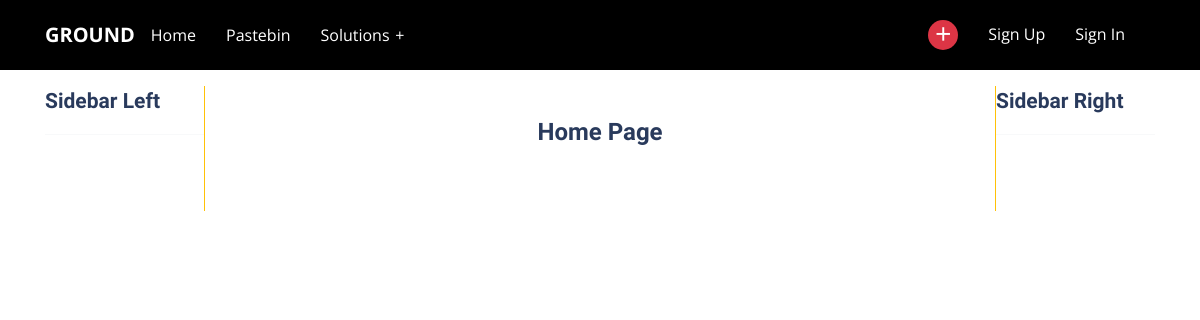
Before: / with the older database file.
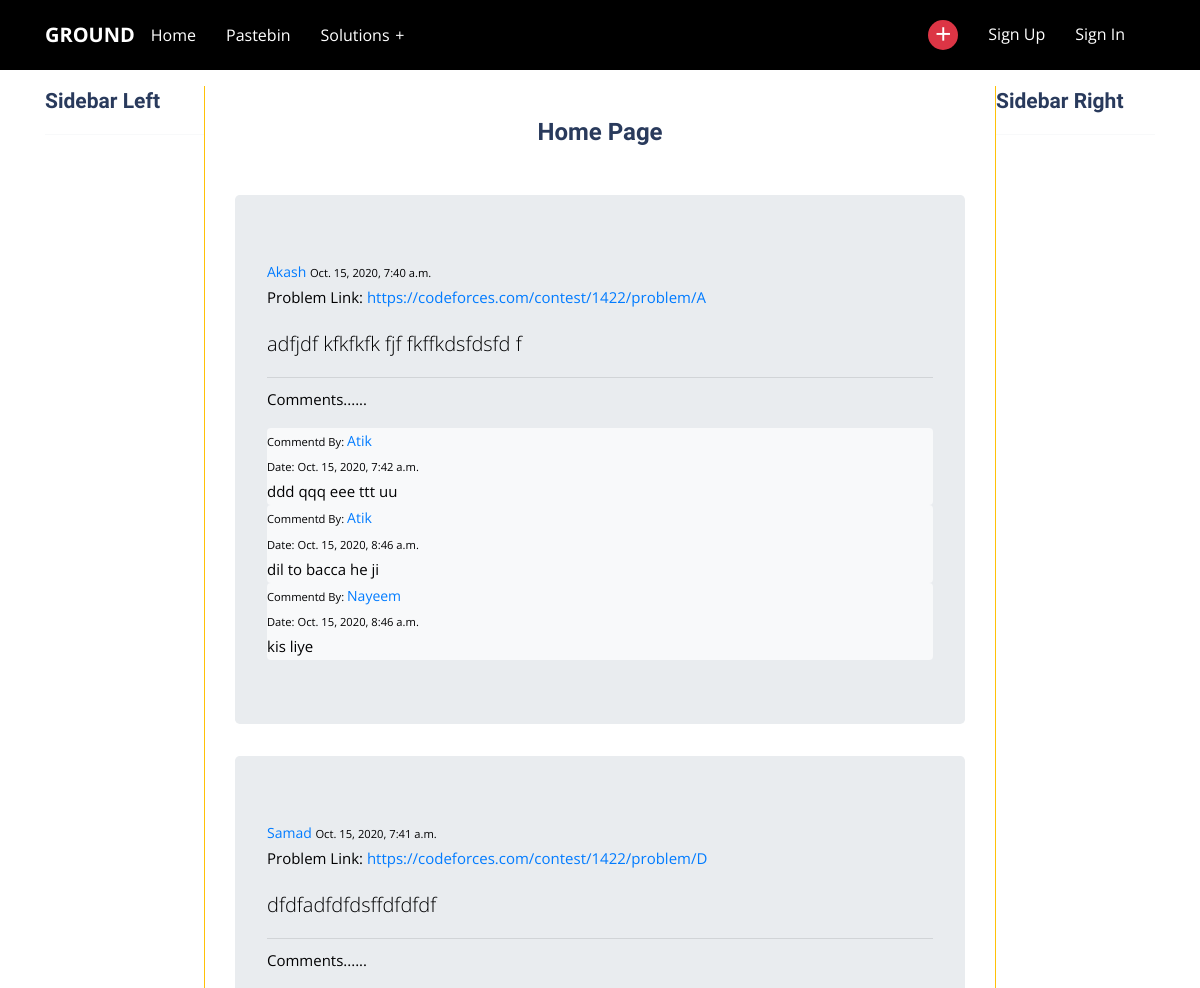
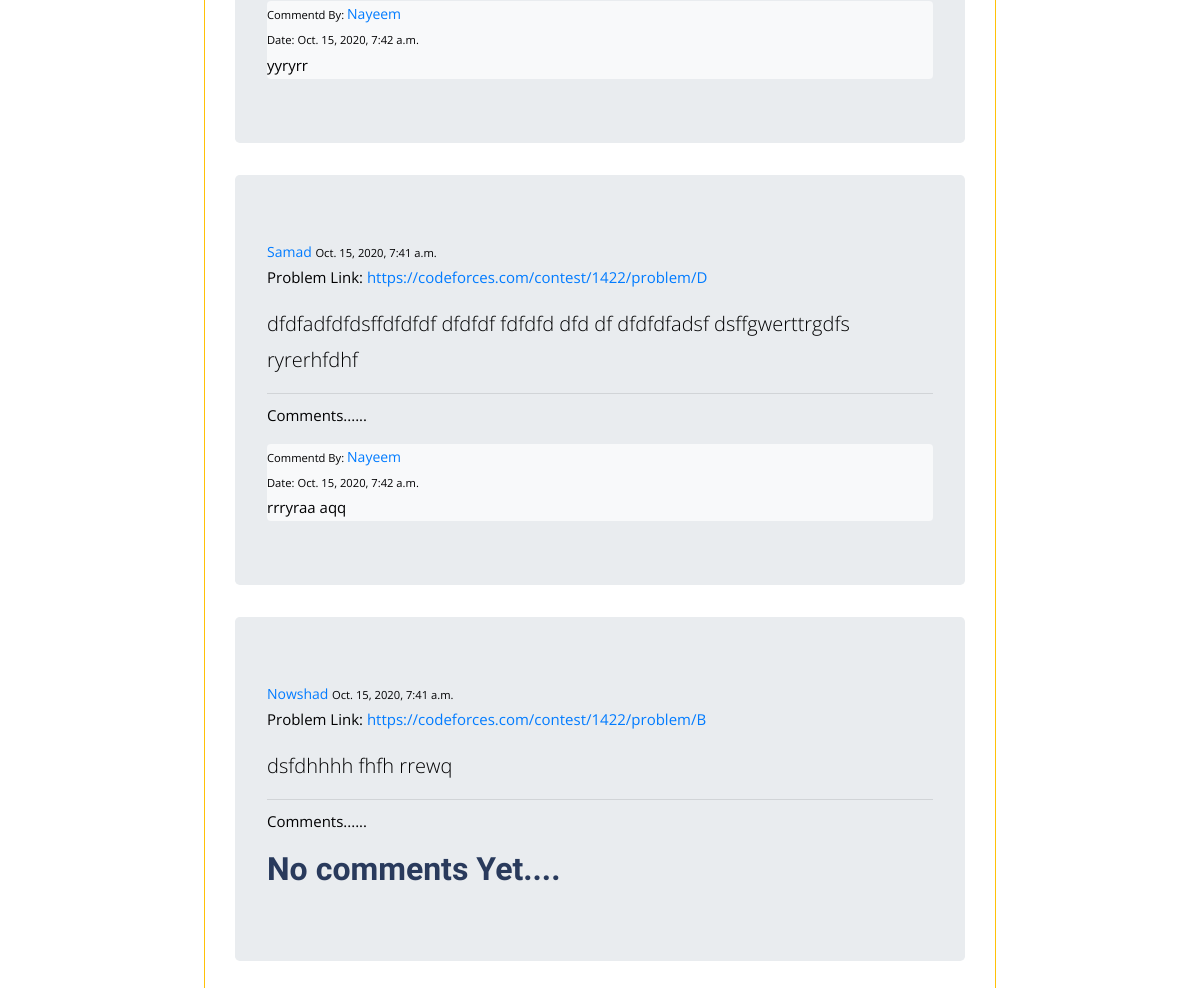
After: the same page with the newer database file (2 pictures, top to bottom).
### posts/models.py (models this page shows, shortened)
class Post(models.Model):
    content = models.CharField(max_length=80)
    date = models.DateTimeField(auto_now=True)
    postlink = models.ForeignKey(Link,on_delete=models.CASCADE,related_name="problem")
    user = models.ForeignKey(User,on_delete=models.CASCADE)

class Link(models.Model):
    address = models.CharField(max_length=100)
    addressname = models.CharField(max_length=80)
    user = models.ForeignKey(User,on_delete=models.CASCADE)
    def __str__(self):
        return self.address

class Comment(models.Model):
    body = models.CharField(max_length=75)
    date = models.DateTimeField(auto_now=True)
    post = models.ForeignKey(Post,on_delete=models.CASCADE,related_name="comments")
    user = models.ForeignKey(User,on_delete=models.CASCADE)

### home/views.py (the view)
# urls.py: 2. Add a URL to urlpatterns:  path('', views.home, name='home')
def home(request):
    all_posts=Post.objects.all()
    context={
        'all_posts':all_posts
    }
    return render(request,'home/home.html',context)

### home/templates/home/home.html (shortened to what this page needs)
{% extends 'home/base.html' %}
{% load static %}
{% block content %}
<div class="row">
{% include 'home/sidebarLeft.html' %}
    <div class="col-lg-8">
        <h4 class="text-center my-5">Home Page</h4>
        <div class="row-full">
            {% for post in all_posts %}
                <div class="jumbotron">
                    <a href="">{{post.user}}</a>
                    <small>{{post.date}}</small>
                    <p>Problem Link: <a href="{{post.postlink}}">{{post.postlink}}</a></p>
                    <p class="lead">{{post.content}}</p>
                    <hr class="my-2">
                    <p>Comments......</p>
                    {% if not post.comments.all %}
                        <h2>No comments Yet....</h2>
                    {% else %}
                        {% for comment in post.comments.all %}
                            <div class="row-full rounded bg-light">
                                <small>Commentd By: </small>
                                <a href="">{{comment.user}}</a><br>
                                <small>Date: </small>
                                <small>{{comment.date}}</small>
                                <p>{{comment.body}}</p>
                            </div>
                        {% endfor %}
                    {% endif %}
                </div>
            {% endfor %}
        </div>
    </div>
    {% include 'home/sidebarRight.html' %}
</div>
{% endblock content %}

### home/templates/home/base.html (shortened to what this page needs)
<!DOCTYPE html>
{% load static %}
<html lang="en">
<head>
    <link rel="stylesheet" href="{% static 'basic/css/bootstrap.css' %}">
    <link rel="stylesheet" href="{% static 'basic/css/meanmenu.css' %}">
    <link rel="stylesheet" href="{% static 'basic/css/prism.css' %}">
    <link rel="stylesheet" href="{% static 'basic/css/boxicons.min.css' %}">
    <link rel="stylesheet" href="{% static 'basic/css/style.css' %}">
</head>
<body>
    <div>
        {% include 'home/navbar.html' %}
    </div>
    <div class="container">
        <div class="row">
            <div class="col-lg-12">
                {% block content %}
                {% endblock content %}
            </div>
        </div>
    </div>
</body>
</html>

### home/templates/home/navbar.html (shortened to what this page needs)
<div class="navbar-area">
   <div class="main-nav">
      <div class="container">
         <nav class="navbar navbar-expand-md navbar-light">
            <a class="navbar-brand" href="/">
            Ground
            </a>
            <div class="collapse navbar-collapse mean-menu" id="navbarSupportedContent">
               <ul class="navbar-nav">
                  <li class="nav-item">
                     <a  href="{% url 'home_url' %}" class="nav-link">Home</a>
                  </li>
                  <li class="nav-item">
                     <a class="nav-link" href="{% url 'bin_url' %}">Pastebin</a>
                  </li>
                  <li class="nav-item">
                     <a href="#" class="nav-link dropdown-toggle">Solutions</a>
                  </li>
               </ul>
            </div>
            <ul class="navbar-nav mr-auto">
               <li class="nav-item postIcon">
                   <a href="#" class="nav-link"><i class='bx bx-plus'></i></a>
               </li>
               {% if request.user.is_authenticated %}
               <li class="nav-item">
                  <a href="{% url 'profile' %}" class="nav-link dropdown-toggle">{{user}}</a>
                <ul  class="dropdown-menu">
                  <li class="nav-item">
                    <a href="{% url 'profile' %}" class="nav-link">Profile</a>
                  </li>
                  <li class="nav-item">
                    <a href="{% url 'profile' %}" class="nav-link">View Post</a>
                  </li>
                  <li class="nav-item">
                    <a href="{% url 'logout' %}" class="nav-link">Logout</a>
                  </li>
                </ul>
               </li>
               {% else %}
               <li class="nav-item">
                  <a href="{% url 'signup' %}" class="nav-link">Sign Up</a>
               </li>
               <li class="nav-item">
                  <a href="{% url 'login' %}" class="nav-link">Sign In</a>
               </li>
               {% endif %}
            </ul>
         </nav>
      </div>
   </div>
</div>

### home/templates/home/sidebarLeft.html
{% load static %}
<div class="col-sm-2">
    <div class="border-right border-warning h-100">
        <h3 class="mt-3 st-font" >Sidebar Left</h3>
        <hr class="border-light">
    </div>
</div>

### home/templates/home/sidebarRight.html
{% load static %}
<div class="col-sm-2">
    <div class="border-left border-warning h-100">
        <h3 class="mt-3 st-font" >Sidebar Right</h3>
        <hr class="border-light">
    </div>
</div>

### home/static/basic/css/meanmenu.css (style rules this page uses)
.main-nav { background: #000; position: absolute; top: 0; left: 0; padding-top: 15px; padding-bottom: 15px; width: 100%; z-index: 999; height: auto; }
.navbar-light .navbar-brand, .navbar-light .navbar-brand:hover { color: #fff; font-weight: bold; text-transform: uppercase; }
.main-nav nav ul { padding: 0; margin: 0; list-style-type: none; }
.main-nav nav .navbar-nav .nav-item { position: relative; padding: 15px 0; }
.main-nav nav .navbar-nav .nav-item a { font-weight: 500; font-size: 16px; text-transform: uppercase; color: #ffffff; padding-left: 0; padding-right: 0; padding-top: 0; padding-bottom: 0; margin-left: 15px; margin-right: 15px; }

### home/static/basic/css/style.css (style rules this page uses)
body { padding: 0; margin: 0; font-size: 14px; line-height: 1.8; font-family: "Open Sans", sans-serif; color: #010102; }
a { display: inline-block; -webkit-transition: all 0.5s; transition: all 0.5s; text-decoration: none; }
.h1, .h2, .h3, .h4, .h5, .h6, h1, h2, h3, h4, h5, h6 { color: #293a5c; font-family: "Catamaran", sans-serif; font-weight: 700; }
h3 { font-size: 21px; line-height: 1.5; }
p { font-size: 15px; margin-bottom: 15px; }
p:last-child { margin-bottom: 0; }
ul { list-style: none; padding: 0; margin: 0; }
.navbar-area { background-color: #495057; -webkit-transition: 0.3s; transition: 0.3s; position: relative; padding-top: 0; padding-bottom: 0; padding-right: 0; padding-left: 0; }
.navbar-area .main-nav { background: #000000; -webkit-transition: 0.4s; transition: 0.4s; padding: 5px 0; position: relative !important; }
.navbar-area .main-nav .navbar { -webkit-transition: 0.4s; transition: 0.4s; padding-right: 0; padding-top: 0; padding-left: 0; padding-bottom: 0; }
.navbar-area .main-nav .navbar ul { padding-left: 0; list-style-type: none; margin-bottom: 0; }
.navbar-area .main-nav .navbar .navbar-nav { margin-right: 0; }
.navbar-area .main-nav .navbar .navbar-nav .nav-item { position: relative; padding-top: 15px; padding-bottom: 15px; padding-left: 0; padding-right: 0; }
.navbar-area .main-nav .navbar .navbar-nav .nav-item a { font-size: 16px; font-weight: 400; color: #fff; text-transform: capitalize; padding-left: 0; padding-right: 0; padding-top: 0; padding-bottom: 0; margin-left: 0; margin-right: 30px; }
.navbar-area .main-nav .navbar .navbar-nav .nav-item a i { font-size: 16px; position: relative; top: 2px; margin-left: 1px; }
.navbar-area .main-nav .navbar .navbar-nav .nav-item .dropdown-toggle::after { content: "+"; margin-left: 0.355em; vertical-align: 0; border-top: none; border-right: none; border-bottom: 0; border-left: none; -webkit-transition: 0.3s all; transition: 0.3s all; }
.navbar-area .main-nav .navbar .navbar-nav .postIcon { position: relative; }
.navbar-area .main-nav .navbar .navbar-nav .postIcon a { width: 30px; height: 30px; background: #dc3545; border-radius: 50%; text-align: center; }
.navbar-area .main-nav .navbar .navbar-nav .postIcon a i { font-size: 23px; margin-left: 0; text-align: center; }
.main-nav { position: relative !important; }

Changed rows visible on the page:
added Post: user "Akash", date "Oct. 15, 2020, 7:40 a.m.", postlink "https://codeforces.com/contest/1422/problem/A", content "adfjdf kfkfkfk fjf fkffkdsfdsfd f"
added Comment: user "Atik", date "Oct. 15, 2020, 7:42 a.m.", body "ddd qqq eee ttt uu", shown under "Akash"
added Comment: user "Atik", date "Oct. 15, 2020, 8:46 a.m.", body "dil to bacca he ji", shown under "Akash"
added Comment: user "Nayeem", date "Oct. 15, 2020, 8:46 a.m.", body "kis liye", shown under "Akash"
added Post: user "Samad", date "Oct. 15, 2020, 7:41 a.m.", postlink "https://codeforces.com/contest/1422/problem/D", content "dfdfadfdfdsffdfdfdf"
added Comment: user "Nayeem", date "Oct. 15, 2020, 7:42 a.m.", body "yyryrr", shown under "Samad"
added Post: user "Samad", date "Oct. 15, 2020, 7:41 a.m.", postlink "https://codeforces.com/contest/1422/problem/D", content "dfdfadfdfdsffdfdfdf dfdfdf fdfdfd dfd df dfdfdfadsf dsffgwerttrgdfs ryrerhfdhf"
added Comment: user "Nayeem", date "Oct. 15, 2020, 7:42 a.m.", body "rrryraa aqq", shown under "Samad"
added Post: user "Nowshad", date "Oct. 15, 2020, 7:41 a.m.", postlink "https://codeforces.com/contest/1422/problem/B", content "dsfdhhhh fhfh rrewq", shows "No comments Yet...."
